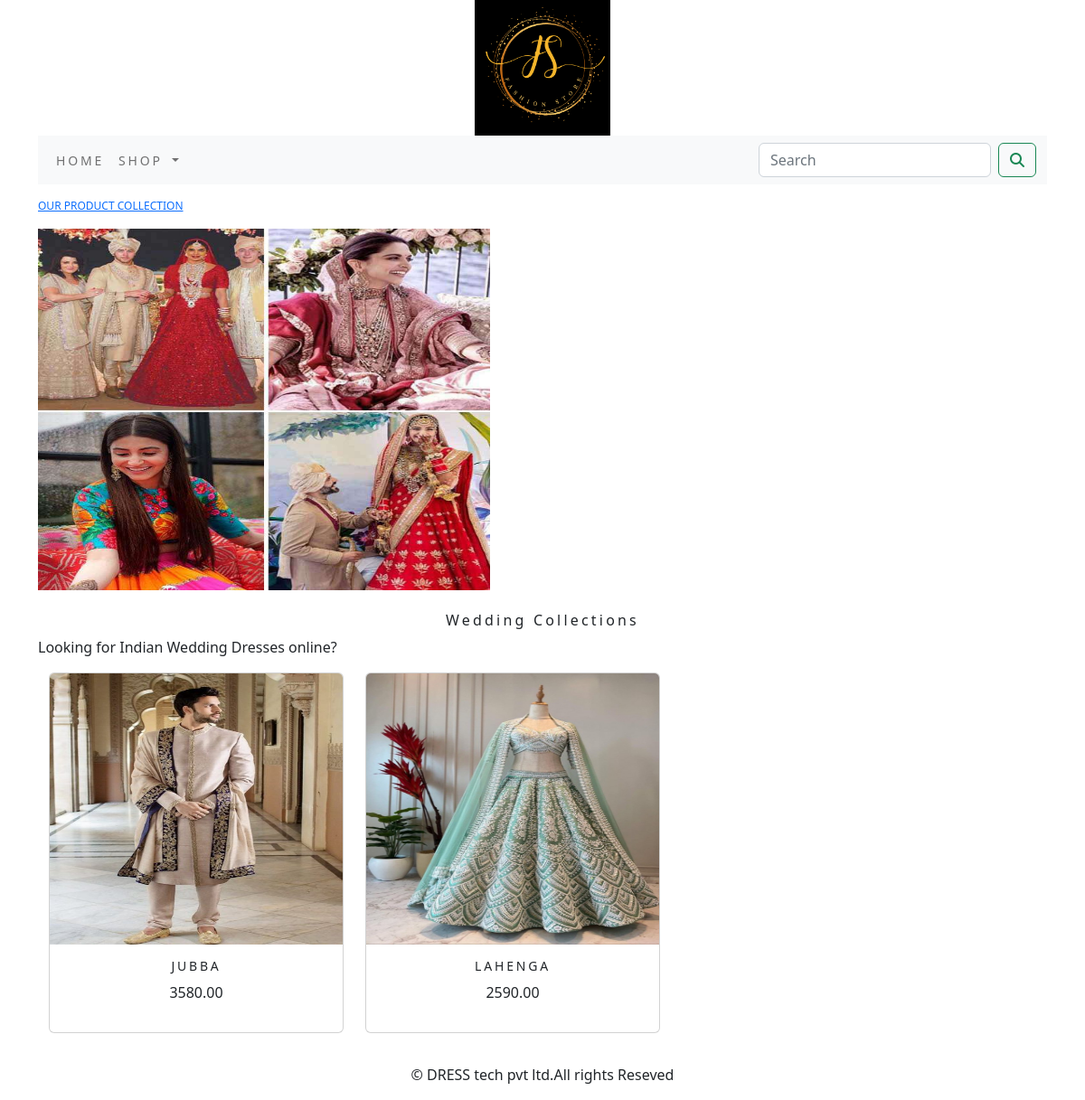
The page /shop/wedding-collections/ on the database its author committed.
### dressapp/models.py (models this page shows, shortened)
class Category(models.Model):
    name=models.CharField(max_length=250,unique=True)
    slug=models.SlugField(max_length=250,unique=True)
    description=models.TextField(blank=True)
    image=models.ImageField(upload_to='category',blank=True)
    class Meta:
        ordering=('name',)
        verbose_name='category'
        verbose_name_plural='categories'
    def get_url(self):
        return reverse('dressapp:products_by_category', args=[self.slug])

class Product(models.Model):
    name=models.CharField(max_length=250,unique=True)
    slug=models.SlugField(max_length=250,unique=True)
    description=models.TextField(blank=True)
    price=models.DecimalField(max_digits=10,decimal_places=2)
    category=models.ForeignKey(Category,on_delete=models.CASCADE)
    image=models.ImageField(upload_to='product',blank=True)
    stock=models.IntegerField()
    available=models.BooleanField(default=True)
    created=models.DateTimeField(auto_now_add=True)
    updated=models.DateTimeField(auto_now=True)
    class Meta:
        ordering = ('name',)
        verbose_name = 'product'
        verbose_name_plural = 'products'
    def get_url(self):
        return reverse('dressapp:prctCatdetail',args=[self.category.slug,self.slug])

### dressapp/views.py (the view)
# urls.py: path('', views.allPrctCat,name='allPrctCat'),
def allPrctCat(request, c_slug=None):
    c_page = None
    products_list= None
    if c_slug != None:
        c_page = get_object_or_404(Category, slug=c_slug)
        products_list = Product.objects.all().filter(category=c_page, available=True)
    else:
        products_list = Product.objects.all().filter(available=True)
    paginator=Paginator(products_list,6)
    try:
        page=int(request.GET.get('page','1'))
    except:
        page=1
    try:
        products=paginator.page(page)
    except (EmptyPage,InvalidPage):
        products=paginator.page(paginator.num_pages)
    return render(request, "category.html", {'category':c_page, 'products': products})

### cart/context_processors.py (called while the page is built)
def counter(request):
    item_count=0
    if 'admin' in request.path:
        return   {}
    else:
        try:
            cart=Cart.objects.filter(cart_id=_cart_id(request))
            cart_items=CartItem.objects.all().filter(cart=cart[:1])
            for cart_item in cart_items:
                 item_count += cart_item.quantity
        except Cart.DoesNotExist:
            item_count =0
    return dict(item_count=item_count)

### cart/views.py (called while the page is built)
def _cart_id(request):
    cart=request.session.session_key
    if not cart:
        cart=request.session.create()
    return cart

### dressapp/context_processors.py (called while the page is built)
def menu_links(request):
    links=Category.objects.all()
    return dict(links=links)

### Templates/category.html (shortened to what this page needs)
{% extends 'base.html' %}
{% load static %}
{% block content %}
{% if category %}
    <div>
      <div class="row my_row_class">
          <div class="mx_auto">
        <p><a href="{% url 'dressapp:allPrctCat' %}">OUR PRODUCT COLLECTION</a></p>
      </div>
          </div>
    </div>
{% endif %}
<div class="mx_auto">
  {% if category %}
     <img class="my_image" src="{{category.image.url}}" alt="{{category.name}}" style="height:400px; width:500px;">
</div>
<br>
<div>
  <h1 class="text-center my_title">{{category.name}}</h1>
  <p class="text-justify">{{category.description}}</p>
</div>
  {% endif %}
<div class="container">
  <div class="row mx_auto">
    {% for product in products.object_list %}
    <div class="my_bottom_margin col-9 col-md-4 col-md-4 col-md-12 col-lg-4" style="width:350px;">
      <div class="card text-center" >
        <a href="{{product.get_url}}"><img class="card-img-top my_image"  src="{{product.image.url}}" alt="{{product.name}}" style=" height:300px;"></a>
        <div class="card-body" >
          <h4>{{product.name}}</h4>
          <p>{{product.price}}</p>
        </div>
      </div>
    </div>
    {% endfor %}
  </div>
    <div>
        <br>
    </div>
</div>
{% endblock %}

### static/css/custom.css (style rules this page uses)
body { font-family: 'Oswald', sans-serif; }
.my_row_class { padding-top : 15px; }
.my_row_class .mx_auto { color: #000; font-size: 12px; }
.my_image { width:100%; height:auto; }
.my_title { font-size:16px; text_transform:uppercase; letter-spacing:.2em; }
.my_bottom_margin { margin-bottom:10px; }
.card-body h4 { font-size:14px; text-transform:uppercase; letter-spacing:.2em }

### rows shown on the page
Category: image (picture), name "Wedding Collections", description "Looking for Indian Wedding Dresses online?"
Product: image (picture), name "JUBBA", price "3580.00"
Product: image (picture), name "LAHENGA", price "2590.00"
